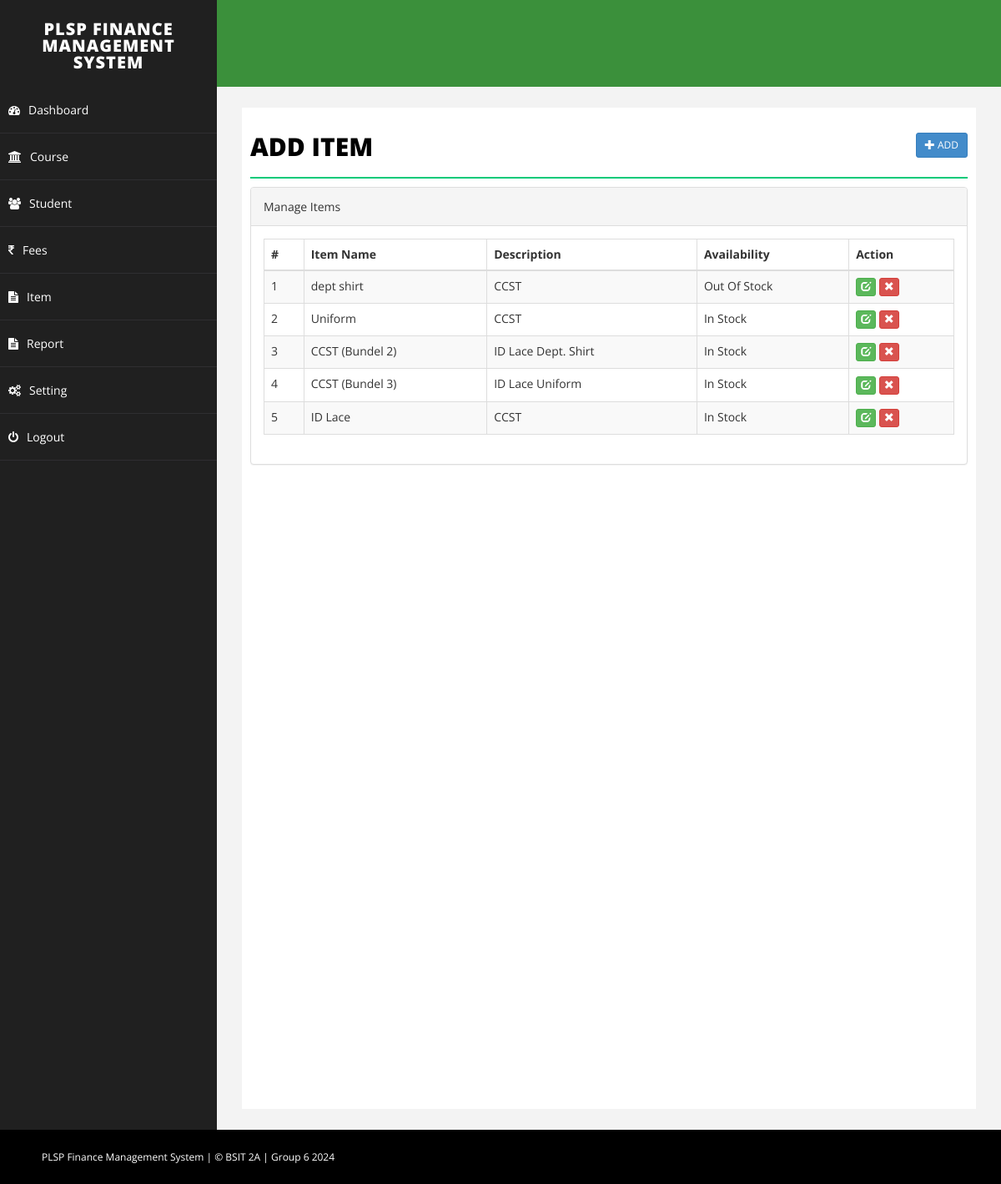
/add_item.php (signed in), run on the app's committed database.
### tables this page shows
CREATE TABLE `item` (
  `id` int(11) NOT NULL,
  `item` varchar(200) NOT NULL,
  `availability` enum('In Stock','Out Of Stock') NOT NULL DEFAULT 'In Stock',
  `delete_status` enum('0','1') NOT NULL DEFAULT '0',
  `description` varchar(255) NOT NULL
);

### add_item.php (the view, shortened to what this page needs)
<?php
include("php/dbconnect.php");
?>
<!DOCTYPE html>
<html xmlns="http://www.w3.org/1999/xhtml">
<head>
    <link href="css/bootstrap.css" rel="stylesheet" />
    <link href="css/font-awesome.css" rel="stylesheet" />
    <link href="css/basic.css" rel="stylesheet" />
    <link href="css/custom.css" rel="stylesheet" />
</head>
<body>
<?php include("php/header.php"); ?>
<div id="page-wrapper">
    <div id="page-inner">
        <div class="row">
            <div class="col-md-12">
                <h1 class="page-head-line">Add Item
                <?php
                    echo (isset($_GET['action']) && @$_GET['action'] == "add" || @$_GET['action'] == "edit")?
                        '<a href="add_item.php" class="btn btn-primary btn-sm pull-right">Back <i class="glyphicon glyphicon-arrow-right"></i></a>' :
                        '<a href="add_item.php?action=add" class="btn btn-primary btn-sm pull-right"><i class="glyphicon glyphicon-plus"></i> Add </a>';
                    ?>
                </h1>
            </div>
        </div>
        <?php
        if(isset($_GET['action']) && @$_GET['action']=="add" || @$_GET['action']=="edit")
        {
       ?>
        <div class="row">
            <div class="col-sm-8 col-sm-offset-2">
                <div class="panel panel-primary">
                    <div class="panel-heading"> Add New Item </div>
                    <form action="add_item.php" method="post" id="addItemForm" class="form-horizontal">
                        <div class="panel-body">
                            <div class="form-group">
                                <label class="col-sm-2 control-label" for="item_name">Item Name*</label>
                                <div class="col-sm-10">
                                    <input type="text" class="form-control" id="item_name" name="item_name" required />
                                </div>
                            </div>
                            <div class="form-group">
                                <label class="col-sm-2 control-label" for="item_description">Description</label>
                                <div class="col-sm-10">
                                    <textarea class="form-control" id="item_description" name="item_description"></textarea>
                                </div>
                            </div>
                            <div class="form-group">
                                <label class="col-sm-2 control-label" for="availability">Availability*</label>
                                <div class="col-sm-10">
                                    <select class="form-control" id="availability" name="availability" required>
                                        <option value="In Stock">In Stock</option>
                                        <option value="Out of Stock">Out Of Stock</option>
                                    </select>
                                </div>
                            </div>
                        </div>
                        <div class="panel-footer">
                            <button type="submit" name="save" class="btn btn-primary">Save</button>
                            <a href="add_item.php" class="btn btn-default">Back</a>
                        </div>
                    </form>
                </div>
            </div>
        </div>
       <?php
       }else{
       ?>
        <link href="css/datatable/datatable.css" rel="stylesheet" />
         <div class="row">
        <div class="col-sm-12">
          <div class="panel panel-default">
             <div class="panel-heading">Manage Items</div>
                    <div class="panel-body">
                        <div class="table-responsive">
                            <table class="table table-striped table-bordered table-hover" id="itemsTable">
                                <thead>
                                    <tr>
                                        <th>#</th>
                                        <th>Item Name</th>
                                        <th>Description</th>
                                        <th>Availability</th>
                                        <th>Action</th>
                                    </tr>
                                </thead>
                                <tbody>
                                    <?php
                                    $sql = "SELECT * FROM item WHERE delete_status='0'";
                                    $result = $conn->query($sql);
                                    if ($result->num_rows > 0) {
                                        $i = 1;
                                        while ($row = $result->fetch_assoc()) {
                                            echo "<tr>
                                                    <td>{$i}</td>
                                                    <td>{$row['item']}</td>
                                                    <td>{$row['description']}</td>
                                                    <td>{$row['availability']}</td>
                                                    <td>
                                                        <a href='edit_item.php?id={$row['id']}' class='btn btn-success btn-xs'><span class='glyphicon glyphicon-edit'></span></a>
                                                        <a href='add_item.php?delete_item={$row['id']}' onclick=\"return confirm('Are you sure you want to delete this item?');\" class='btn btn-danger btn-xs'><span class='glyphicon glyphicon-remove'></span></a>
                                                    </td>
                                                </tr>";
                                            $i++;
                                        }
                                    } else {
                                        echo "<tr><td colspan='5'>No items found</td></tr>";
                                    }
                                    ?>
                                </tbody>
                            </table>
                        </div>
                    </div>
                </div>
            </div>
        </div>
    </div>
</div>
       <?php
       }
       ?>
<div id="footer-sec">
    PLSP Finance Management System | © BSIT 2A | Group 6 2024
    </div>
</body>
</html>

### css/basic.css (style rules this page uses)
body { font-family: 'Open Sans', sans-serif; line-height:25px; }
#page-wrapper { padding: 15px 15px; min-height: 600px; background: #F3F3F3; }
#page-inner { width: 100%; margin: 10px 20px 10px 0px; background-color: #fff!important; padding: 10px; min-height: 1200px; }
.page-head-line { font-size: 30px; text-transform: uppercase; color: #000; font-weight: 800; padding-bottom: 20px; border-bottom: 2px solid #00CA79; margin-bottom: 10px; }
#footer-sec { background-color:#000; padding:20px 50px; color:#fff; font-size:12px; }
@media (min-width:768px) { #page-wrapper { margin: 0 0 0 260px; padding: 15px 30px; min-height: 1200px; } }

### data on the page
item: item "dept shirt", description "CCST", availability "Out Of Stock"
item: item "Uniform", description "CCST", availability "In Stock"
item: item "CCST (Bundel 2)", description "ID Lace Dept. Shirt", availability "In Stock"
item: item "CCST (Bundel 3)", description "ID Lace Uniform", availability "In Stock"
item: item "ID Lace", description "CCST", availability "In Stock"
